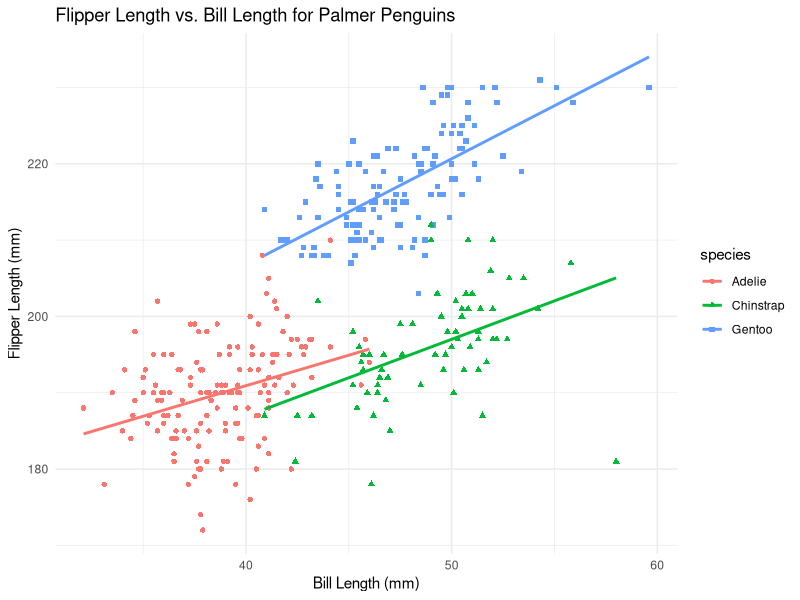
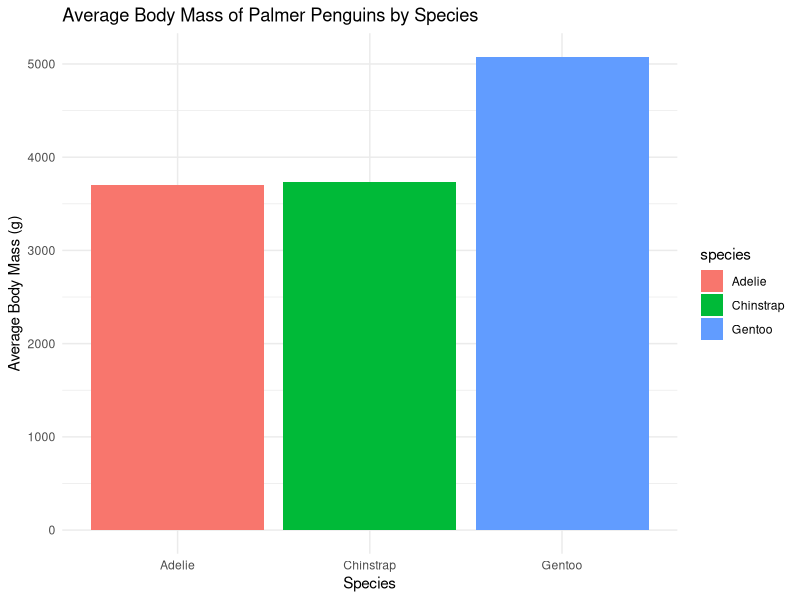
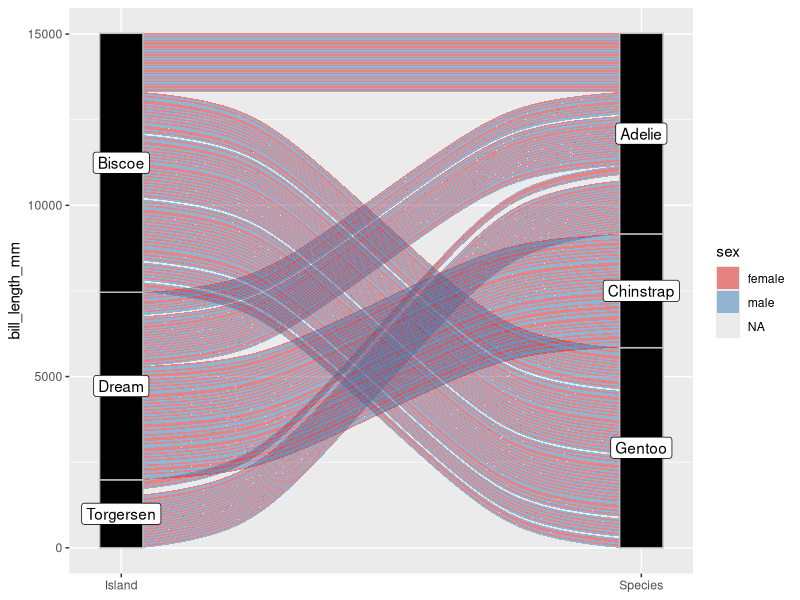

The R script that drew these images, in order:
## ---- chunk 1
library(palmerpenguins)
## ---- chunk 2


library(ggplot2)



# graph
ggplot(penguins, aes(x=bill_length_mm, y=flipper_length_mm, shape=species, color = species)) + 
  geom_point() + 
  geom_smooth(method="lm", se=FALSE) +
  labs(title="Flipper Length vs. Bill Length for Palmer Penguins",
       x="Bill Length (mm)",
       y="Flipper Length (mm)") + 
  theme_minimal()

## ---- chunk 3
#| echo: false
#| warning: false
#| message: false

# Basic bar plot with ggplot2
ggplot(penguins, aes(x=species, y=body_mass_g, fill=species)) + 
  geom_bar(stat="summary", fun="mean") + 
  labs(title="Average Body Mass of Palmer Penguins by Species",
       x="Species",
       y="Average Body Mass (g)") +
  theme_minimal()

## ---- chunk 4
#| echo: false
#| warning: false
#| message: false

library(ggalluvial)
library(ggplot2)

ggplot(as.data.frame(penguins),
       aes(y = bill_length_mm, axis1 = island, axis2 = species)) +
  geom_alluvium(aes(fill = sex), width = 1/12) +
  geom_stratum(width = 1/12, fill = "black", color = "grey") +
  geom_label(stat = "stratum", aes(label = after_stat(stratum))) +
  scale_x_discrete(limits = c("Island", "Species"), expand = c(.05, .05)) +
  scale_fill_brewer(type = "qual", palette = "Set1")
## ---- chunk 5

